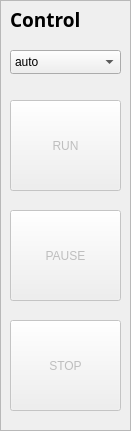
   <widget class="QFrame" name="frame_3">
    <property name="geometry">
     <rect>
      <x>20</x>
      <y>300</y>
      <width>131</width>
      <height>431</height>
     </rect>
    </property>
    <property name="frameShape">
     <enum>QFrame::StyledPanel</enum>
    </property>
    <property name="frameShadow">
     <enum>QFrame::Plain</enum>
    </property>
    <widget class="QLabel" name="label_18">
     <property name="geometry">
      <rect>
       <x>10</x>
       <y>10</y>
       <width>121</width>
       <height>19</height>
      </rect>
     </property>
     <property name="font">
      <font>
       <family>3ds</family>
       <pointsize>14</pointsize>
       <weight>75</weight>
       <bold>true</bold>
      </font>
     </property>
     <property name="text">
      <string>Control</string>
     </property>
    </widget>
    <widget class="QComboBox" name="cbx_control">
     <property name="geometry">
      <rect>
       <x>10</x>
       <y>50</y>
       <width>111</width>
       <height>24</height>
      </rect>
     </property>
     <item>
      <property name="text">
       <string>auto</string>
      </property>
     </item>
     <item>
      <property name="text">
       <string>step</string>
      </property>
     </item>
    </widget>
    <widget class="QPushButton" name="btn_control_run">
     <property name="enabled">
      <bool>false</bool>
     </property>
     <property name="geometry">
      <rect>
       <x>10</x>
       <y>100</y>
       <width>111</width>
       <height>91</height>
      </rect>
     </property>
     <property name="text">
      <string>RUN</string>
     </property>
    </widget>
    <widget class="QPushButton" name="btn_control_pause">
     <property name="enabled">
      <bool>false</bool>
     </property>
     <property name="geometry">
      <rect>
       <x>10</x>
       <y>210</y>
       <width>111</width>
       <height>91</height>
      </rect>
     </property>
     <property name="text">
      <string>PAUSE</string>
     </property>
    </widget>
    <widget class="QPushButton" name="btn_control_stop">
     <property name="enabled">
      <bool>false</bool>
     </property>
     <property name="geometry">
      <rect>
       <x>10</x>
       <y>320</y>
       <width>111</width>
       <height>91</height>
      </rect>
     </property>
     <property name="text">
      <string>STOP</string>
     </property>
    </widget>
   </widget>
